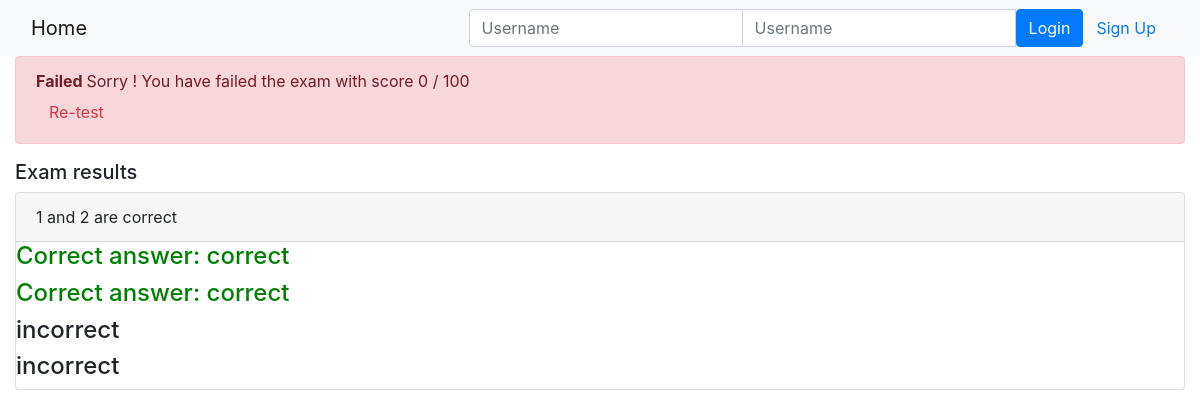
/onlinecourse/course/1/submission/1/result/, run on an earlier commit of the app's database.
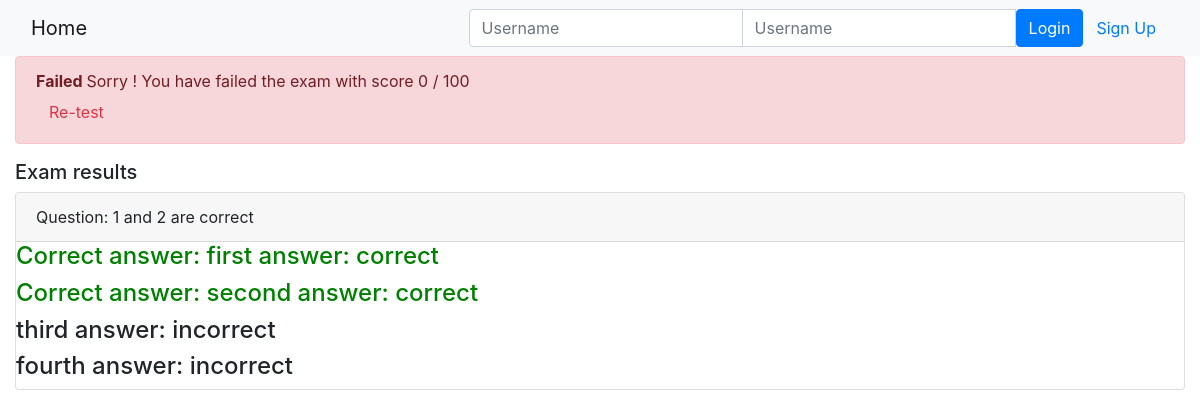
And on a later commit of the database.
### onlinecourse/models.py (models this page shows)
class Question(models.Model):
    course = models.ForeignKey(Course, on_delete=models.CASCADE)
    question_text = models.TextField(max_length=200)
    grade = models.IntegerField(default = 1)
    def is_get_score(self, selected_ids):
        all_answers = self.choice_set.filter(is_correct=True).count()
        selected_correct = self.choice_set.filter(is_correct=True, id__in=selected_ids).count()
        if all_answers == selected_correct:
            return True
        else:
            return False

class Choice(models.Model):
    choice_text = models.TextField(max_length=100)
    is_correct = models.BooleanField()
    question = models.ForeignKey(Question, on_delete=models.CASCADE)

### onlinecourse/views.py (the view)
# urls.py: path('course/<int:course_id>/submission/<int:submission_id>/result/', views.show_exam_result, name='show_exam_result')
def show_exam_result(request, course_id, submission_id):
    context = {}
    course = Course.objects.get(id = course_id)
    questions = course.question_set.all()
    submission = Submission.objects.get(id = submission_id)
    grade = 0.0
    for question in questions:
        choices = question.choice_set.all()
        answers = submission.choices.all()
        is_correct = question.is_get_score(answers.values_list('id', flat=True))
        if is_correct:
            grade = grade + 1.0
    context['course'] = course
    context['questions'] = questions
    context['grade'] = int(grade / questions.count() * 100) #convert to score
    return render(request, 'onlinecourse/exam_result_bootstrap.html', context)

### onlinecourse/templates/onlinecourse/exam_result_bootstrap.html (shortened to what this page needs)
<!DOCTYPE html>
<html lang="en">
<head>
    {% load static %}
    <link rel="stylesheet" href="https://maxcdn.bootstrapcdn.com/bootstrap/4.5.2/css/bootstrap.min.css">
</head>
<body>
 <nav class="navbar navbar-light bg-light">
    <div class="container-fluid">
        <div class="navbar-header">
              <a class="navbar-brand" href="{% url 'onlinecourse:index' %}">Home</a>
        </div>
        <ul class="nav navbar-nav navbar-right">
            {% if user.is_authenticated %}
            <li>
                <a class="btn btn-link" href="#">{{ user.first_name }}({{ user.username }})</a>
                <a class="btn btn-link" href="{% url 'onlinecourse:logout' %}">Logout</a>
            </li>
            {% else %}
            <li>
                <form class="form-inline" action="{% url 'onlinecourse:login' %}" method="post">
                    <div class="input-group">
                        <input type="text" class="form-control" placeholder="Username" name="username" >
                        <input type="password" class="form-control" placeholder="Username" name="psw" >
                        <button class="btn btn-primary" type="submit">Login</button>
                        <a class="btn btn-link" href="{% url 'onlinecourse:registration' %}">Sign Up</a>
                    </div>
                </form>
            </li>
            {% endif %}
        </ul>
    </div>
</nav>
<div class="container-fluid">
    {% if grade > 80 %}
    <div class="alert alert-success">
        <b>Congratulations {{ user.first_name }}! </b> You have passed the exam with score {{grade}} / 100
    </div>
        {% else %}
        <div class="alert alert-danger">
            <b> Failed </b> Sorry {{ user.first_name}}! You have failed the exam with score {{grade}} / 100
            <br><a class="btn btn-link text-danger" href="{% url 'onlinecourse:course_details' course.id %}">Re-test</a>
        </div>
        {% endif %}
        <div class="card-columns-vertical mt-1">
        <h5 class="">Exam results</h5>
            {% for question in course.question_set.all %}
                <div class ="card">
                    <div class="card-header"> {{ question.question_text }} </div>
                    {% for choice in question.choice_set.all %}
                        {% if choice.is_correct %}
                            <h4 style="color:green"> Correct answer:
                        {% else %}
                            <h4>
                        {% endif %}
                            {{ choice.choice_text }} </h4>
                    {% endfor %}
                </div>
            {% endfor %}
        </div>
    </div>
</body>
</html>

What changed in the data, as far as the page shows it:
changed Question: question_text "1 and 2 are correct" → "Question: 1 and 2 are correct"
changed Choice: choice_text "correct" → "first answer: correct"
changed Choice: choice_text "correct" → "second answer: correct"
changed Choice: choice_text "incorrect" → "third answer: incorrect"
changed Choice: choice_text "incorrect" → "fourth answer: incorrect"
